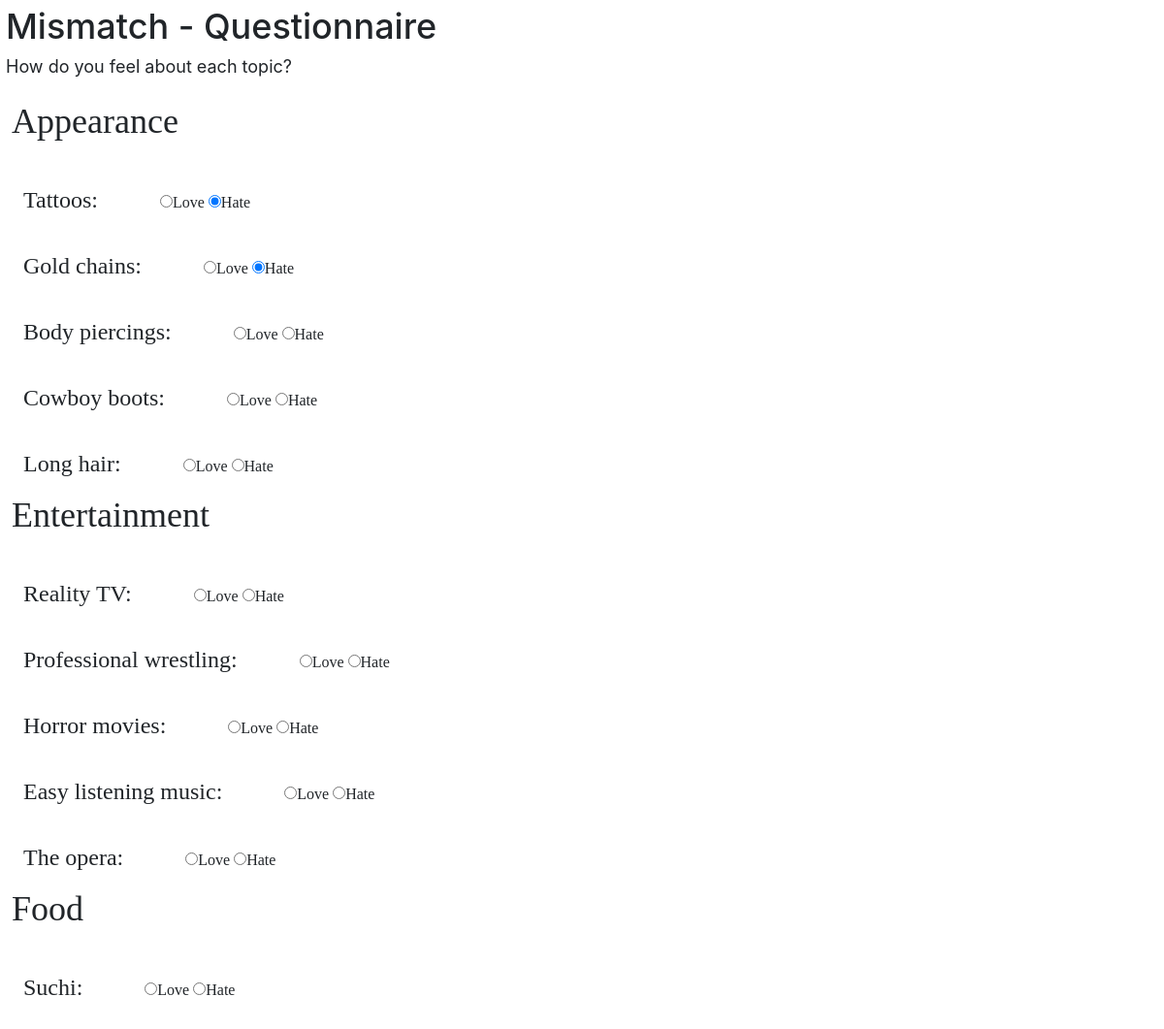
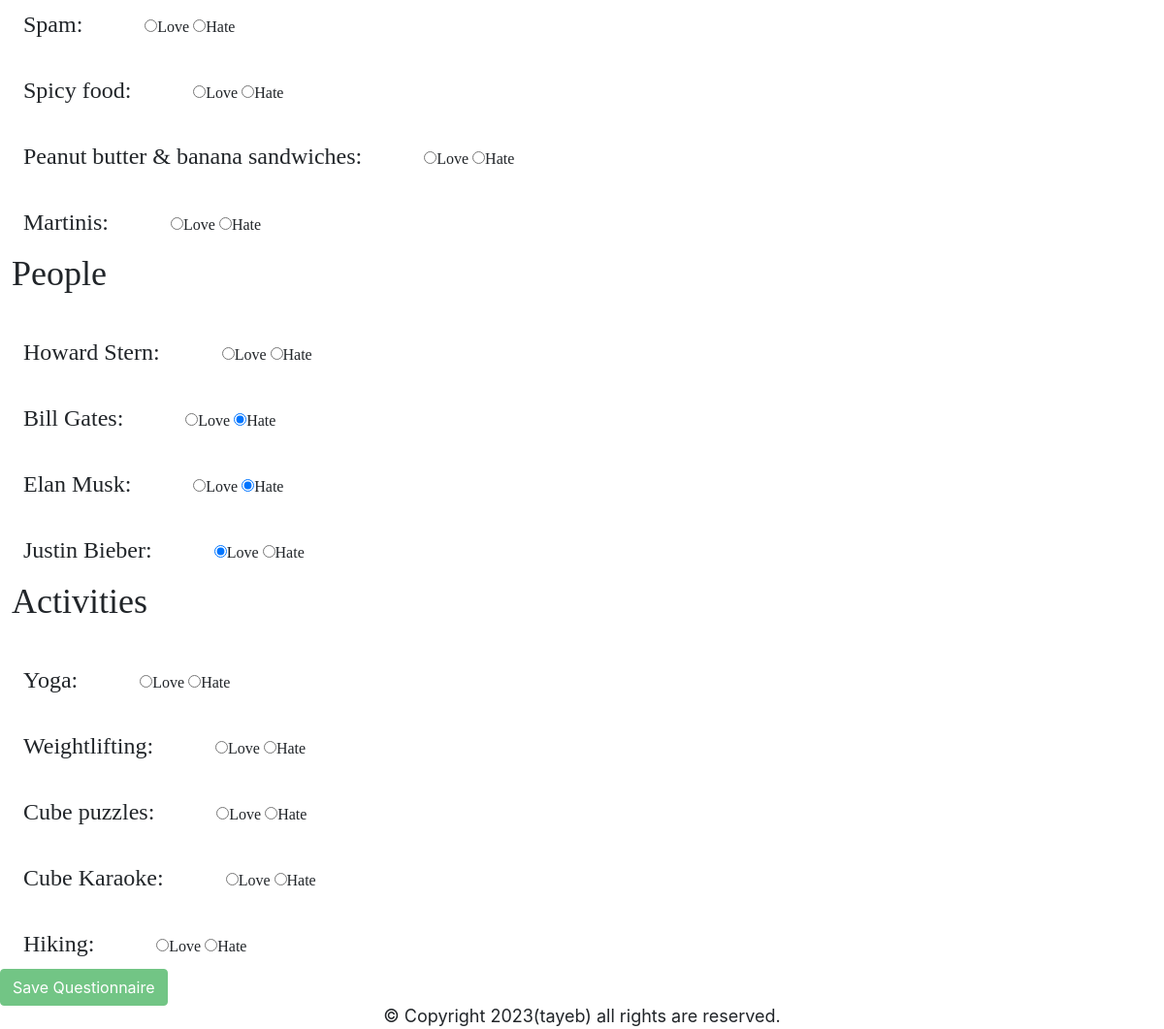
The page /questionnaire (signed in) on the database its author committed (2 pictures, top to bottom).
### mismatch/models.py (models this page shows, shortened)
class Category(models.Model):
    name = models.CharField(max_length=64)

class Response(models.Model):
    user = models.ForeignKey(User, on_delete=models.CASCADE)
    topic = models.ForeignKey(Topic, on_delete=models.CASCADE)
    response = models.IntegerField(null=True)

class Topic(models.Model):
    name = models.CharField(max_length=64)
    category = models.ForeignKey(Category, on_delete=models.CASCADE)

### mismatch/views.py (the view)
# urls.py: path('questionnaire', views.questionnaire, name='questionnaire'),
@login_required
def questionnaire(request):
    rsp = Response.objects.filter(user=request.user)
    if not rsp:
        topics = Topic.objects.all()
        for tpc in topics:
            Response.objects.create(user=request.user, topic=tpc)
    response = Response.objects.filter(user=request.user)
    categories = Category.objects.all()
    if request.method == "POST":
        for rsp_id in request.POST:
            if rsp_id.isdigit(): # It should be id; since inputs' names are responses id. If in request.POST object something exists apart from integer, ignore it
                rsp = Response.objects.get(id=int(rsp_id))
                rsp.response = int(request.POST[rsp_id])
                rsp.save()
        messages.success(request, "Your responses have successfully saved.")
        return HttpResponseRedirect(reverse('index'))
    else:
        return render(request, 'mismatch/questionnaire.html', {
            'responses': response, 'categories': categories
        })

### mismatch/templates/mismatch/questionnaire.html (shortened to what this page needs)
{% extends 'mismatch/layout.html' %}
{% block body %}
    <h2 id="title">Mismatch - Questionnaire</h2>
    <p>How do you feel about each topic?</p>
    <form action="{% url 'questionnaire' %}" method="post">
        {% for ctg in categories %}
            <fieldset>
                <legend class="lgn">{{ctg.name}}</legend>
                {% for res in responses %}
                    {% if res.topic.category.id == ctg.id %}
                        <label>{{res.topic.name}}: </label>
                        {% if res.response %}
                            {% if res.response == 1 %}
                                <input type="radio" name="{{res.id}}" value="1" checked class="q_class" aria-label="love">Love
                                <input type="radio" name="{{res.id}}" value="-1" class="q_class" aria-label="hate">Hate<br>
                            {% else %}
                                <input type="radio" name="{{res.id}}" value="1" class="q_class" aria-label="love">Love
                                <input type="radio" name="{{res.id}}" value="-1" checked class="q_class" aria-label="hate">Hate<br>
                            {% endif %}
                        {% else %}
                            <input type="radio" name="{{res.id}}" value="1" class="q_class" aria-label="love">Love
                            <input type="radio" name="{{res.id}}" value="-1" class="q_class" aria-label="hate">Hate<br>
                        {% endif %}
                    {% endif %}
                {% endfor %}
            </fieldset>
        {% endfor %}
        <input type="submit" name="submit" value="Save Questionnaire" class="btn btn-success" id="q_submit">
    </form>
{% endblock %}

### mismatch/templates/mismatch/layout.html (shortened to what this page needs)
{% load static %}
<!DOCTYPE html>
<html lang="en">
    <head>
        <link href="{% static 'mismatch/style.css' %}" rel="stylesheet">
        <link rel="stylesheet" href="https://stackpath.bootstrapcdn.com/bootstrap/4.4.1/css/bootstrap.min.css">
    </head>
    <body>
        {% block body %}
        {% endblock %}
        <footer>
            © Copyright 2023(tayeb) all rights are reserved.
        </footer>
    </body>
</html>

### mismatch/static/mismatch/style.css (style rules this page uses)
p { margin: 0.5%; font-size: 1.5vw; }
#title { font-size: 3vw; margin: 0.5vw; }
footer { font-size: 1.5vw; position: fixed; left: 0; bottom: 0; width: 100%; text-align: center; }
fieldset { border: solid; border-radius: 1%; font-family: 'Times New Roman', Times, serif; }
.q_class { display: inline-block; font-size: 2vw; }
label { margin: 2%; margin-right: 5%; font-size: 2vw; }
.lgn { margin: 1%; font-size: 3vw; }
#q_submit { margin-bottom: 2%; }

### rows shown on the page
Category: name "Appearance"
Response: topic.name "Tattoos"
Response: topic.name "Gold chains"
Response: topic.name "Body piercings"
Response: topic.name "Cowboy boots"
Response: topic.name "Long hair"
Category: name "Entertainment"
Response: topic.name "Reality TV"
Response: topic.name "Professional wrestling"
Response: topic.name "Horror movies"
Response: topic.name "Easy listening music"
Response: topic.name "The opera"
Category: name "Food"
Response: topic.name "Suchi"
Response: topic.name "Spam"
Response: topic.name "Spicy food"
Response: topic.name "Peanut butter & banana sandwiches"
Response: topic.name "Martinis"
Category: name "People"
Response: topic.name "Howard Stern"
Response: topic.name "Bill Gates"
Response: topic.name "Elan Musk"
Response: topic.name "Justin Bieber"
Category: name "Activities"
Response: topic.name "Yoga"
Response: topic.name "Weightlifting"
Response: topic.name "Cube puzzles"
Response: topic.name "Cube Karaoke"
Response: topic.name "Hiking"
